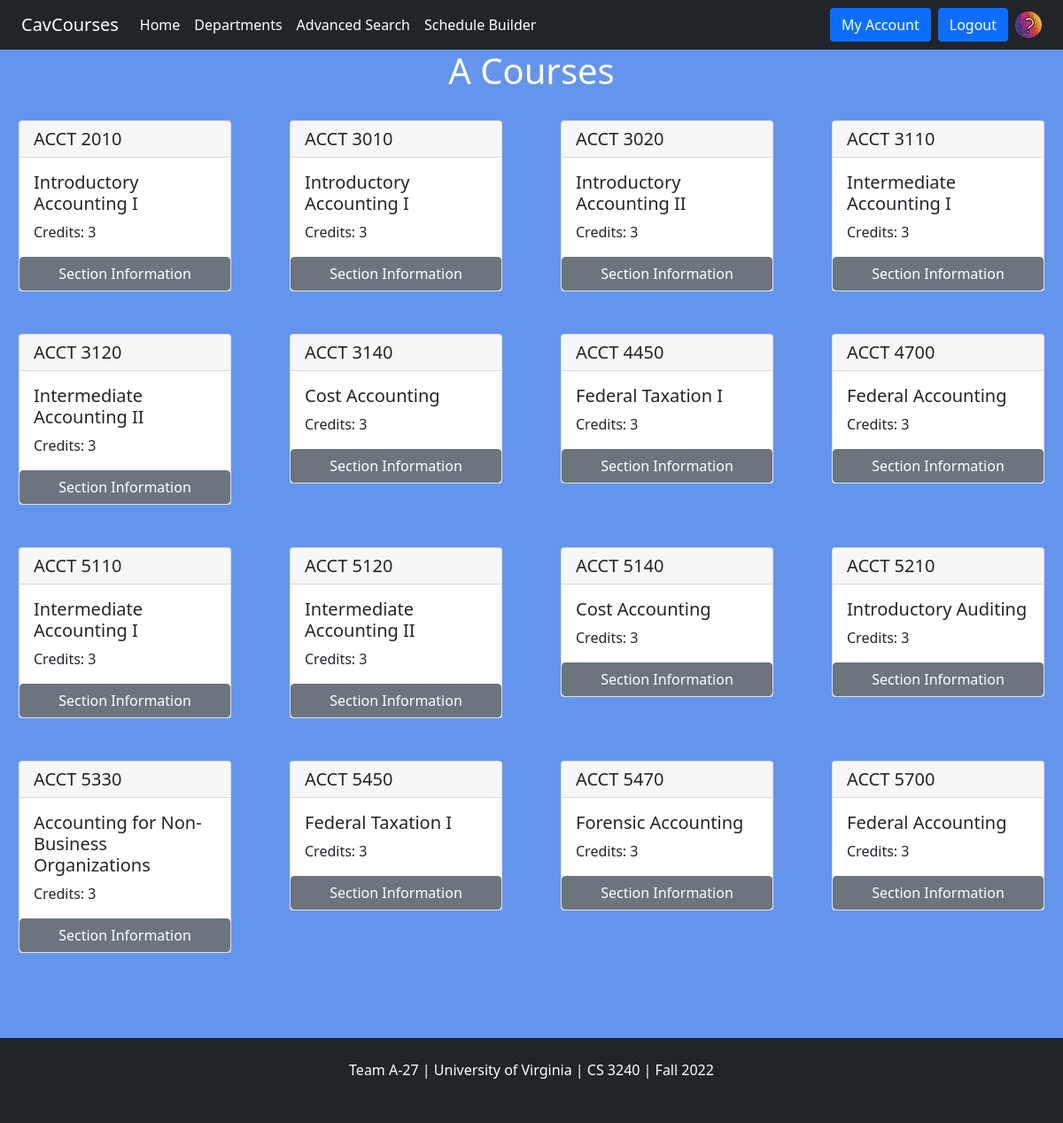
Page /list/ACCT/ (signed in) on the committed database.
### classlist/models.py (models this page shows, shortened)
class Account(models.Model):
    USERNAME_FIELD = models.CharField(max_length=150, default="User") # something was demanding this be USERNAME_FIELD instead of username
    first_name = models.CharField(max_length=150, blank=True, default="User") # blank=True means that it is optional
    last_name = models.CharField(max_length=150, blank=True, default="Name")
    email = models.EmailField(max_length=150, default="none@gmail.com")
    last_login = models.DateTimeField('last date logged in', default=timezone.now)
    date_joined = models.DateTimeField('date joined', default=timezone.now)
    is_authenticated = models.BooleanField(default=True)
    is_anonymous = models.BooleanField(default=False)
    avatar = models.URLField(default='/static/classlist/default_account_image.png')
    account_created = models.BooleanField(default=False) # currently not used
    friends = models.ManyToManyField("Account", related_name='my_friends', blank=True)
    major = models.CharField(max_length=100, default=True)
    FIRST_YEAR = 1
    SECOND_YEAR = 2
    THIRD_YEAR = 3
    FOURTH_YEAR = 4
    OTHER = 5
    YEAR_IN_SCHOOL_CHOICES = [
        (FIRST_YEAR, 'First year'),
        (SECOND_YEAR, 'Second year'),
        (THIRD_YEAR, 'Third year'),
        (FOURTH_YEAR, 'Fourth year'),
        (OTHER, 'Other')
    ]
    year = models.IntegerField(choices=YEAR_IN_SCHOOL_CHOICES,default=OTHER)

class Course(models.Model):
    last_updated = models.DateTimeField('date updated', default=timezone.now)
    catalog_number = models.CharField(max_length=100)
    semester_code = models.IntegerField(default=0) # ex. 1228
    title = models.CharField(max_length=200, blank=True)
    description = models.CharField(max_length=200, blank=True) # Introduction to Information Technology,
    units = models.CharField(max_length=100, blank=True) # 3, number of credits
    department = models.ForeignKey(Department, on_delete=models.CASCADE, default=Department.get_default_dept)
    subject = models.CharField(max_length = 100, blank=True)
    ordering = ['department', 'catalog_number']
    def __str__(self):
        return self.title # + str(self.catalog_number)

### classlist/views.py (the view)
# urls.py: path('list/<str:dept_abbr>/', views.load_dept_courses_from_db, name='get_courses_by_dept'),
def load_dept_courses_from_db(request, dept_abbr):
    template_name = "classlist/classes_by_dept.html"
    if Department.objects.filter(dept_abbr = dept_abbr).exists():
        dept = Department.objects.get(dept_abbr = dept_abbr)
        if (timezone.now() - dept.last_updated).days > 7:
            dept = update_courses_from_API(dept_abbr)
    else:
        dept = update_courses_from_API(dept_abbr)
    all_dept_courses = Course.objects.filter(subject = dept_abbr).order_by('department', 'catalog_number')
    if request.user.is_authenticated:
        context = {
            "dept": dept,
            "dept_abbr": dept_abbr,
            "dept_courses": all_dept_courses,
            'user': Account.objects.get(email=request.user.email),
        }
    else:
        context = {
            "dept": dept,
            "dept_abbr": dept_abbr,
            "dept_courses": all_dept_courses,
        }
    return render(request, template_name, context)

### classlist/models.py (called while the page is built)
    def __str__(self):
        return str(self.section_id) + ": " + str(self.section_number) + " - " + self.component

    def start_time_as_date_time(self):
        if self.start_time != "":
            start_time_split = self.start_time.split('.')
            return start_time_split[0] + ":" + start_time_split[1]
        return "00:00"

    def end_time_as_date_time(self):
        if self.end_time != "":
            end_time_split = self.end_time.split('.')
            return end_time_split[0] + ":" + end_time_split[1]
        return "00:00"

### classlist/views.py (called while the page is built)
@transaction.atomic
def update_courses_from_API(dept_abbr):
    if(Department.objects.filter(dept_abbr=dept_abbr).exists()):
        dept = Department.objects.get(dept_abbr=dept_abbr)
    else:
        dept = Department(dept_abbr=dept_abbr)
    return dept

### classlist/templates/classlist/classes_by_dept.html (shortened to what this page needs)
<html>
    {% extends "base.html" %}
    {% load bootstrap5 %}
{% block body %}
<div class="text-center" style="color:white">
  <h1>{{dept_abbr.0}} Courses</h1>
  <br>
</div>
<body>
    {% if dept_courses %}
        <div class = "row">
            {% for c in dept_courses %}
                <div class = "col-sm-3">
                    <div class="card-deck">
                        <div class="card mb-5 mx-auto" style="width:15rem">
                            <div id="accordion">
                                <h5 class="card-header" >{{c.title}}</h5>
                                    <div class="card-body">
                                        <h5 class="card-title">{{c.description}}</h6>
                                        <p class="card-text">Credits: {{c.units}}</p>
                                    </div>
                                    <button type="button" class="btn btn-secondary w-100" data-bs-toggle="collapse" data-bs-target="#card{{c.id}}">Section Information</button>
                            </div>
                        </div>
                    </div>
                </div>
            {% endfor %}
        </div>
    {% endif %}
</body>
{% endblock %}

### templates/base.html (shortened to what this page needs)
<html>
    {% load socialaccount %}
    {% load bootstrap5 %}
    {% bootstrap_css %}
    {% load static %}
    <link href="https://cdn.jsdelivr.net/npm/bootstrap@5.1.1/dist/css/bootstrap.min.css" rel="stylesheet">
    <header>
        <nav class="navbar navbar-expand-lg navbar-dark bg-dark">
            <div class="container-fluid">
              <a class="navbar-brand" href="#">CavCourses</a>
              <div class="collapse navbar-collapse" id="navbarSupportedContent">
                <ul class="navbar-nav me-auto mb-2 mb-lg-0">
                  <li class="nav-item">
                    <a class="nav-link active" aria-current="page" href="{% url 'home' %}">Home</a>
                  </li>
                  <li class="nav-item">
                    <a class="nav-link active" href="{% url 'list' %}">Departments</a>
                  </li>
                  <li class="nav-item">
                    <a class="nav-link active" href="{% url 'advanced_search' %}">Advanced Search</a>
                  </li>
                  {% if user.is_authenticated %}
                  <li class="nav-item">
                    <a class="nav-link active" href="{% url 'schedule' %}">Schedule Builder</a>
                  </li>
                  {% endif %}
                </ul>
                {% if user.is_authenticated %}
                  <a href="/classlist/my_account/" style="color:inherit">
                    <button class="btn me-2 btn-primary" type="button" role="button"> My Account </button>
                  </a>
                  <a href="/classlist/accounts/logout" style="color:inherit">
                    <button class="btn me-2 btn-primary" type="button" role="button">
                       Logout </button>
                    </a>
                  <img src="{{user.avatar}}" class="rounded-circle" height="30" width="30">
                {% else %}
                  <a href="/classlist/accounts/google/login/?process=login" style="color:inherit">
                    <button class="btn me-2 btn-primary" type="" color="#fff" role="button"> Login </button>
                  </a>
                {% endif %}
              </div>
            </div>
        </nav>
    </header>
    {% block body %}
    {% endblock%}
    <body style="background-color: cornflowerblue"></body>
    <footer class="bg-dark text-center text-white mt-5">
        <div class="container p-4 me-auto">
        <section class="mb-4">
            <p>
            Team A-27 | University of Virginia | CS 3240 | Fall 2022
            </p>
        </section>
        </div>
    </footer>
</html>

### rows in the picture
Account: avatar (placeholder picture)
Course: title "ACCT 2010", description "Introductory Accounting I", units "3"
Course: title "ACCT 3010", description "Introductory Accounting I", units "3"
Course: title "ACCT 3020", description "Introductory Accounting II", units "3"
Course: title "ACCT 3110", description "Intermediate Accounting I", units "3"
Course: title "ACCT 3120", description "Intermediate Accounting II", units "3"
Course: title "ACCT 3140", description "Cost Accounting", units "3"
Course: title "ACCT 4450", description "Federal Taxation I", units "3"
Course: title "ACCT 4700", description "Federal Accounting", units "3"
Course: title "ACCT 5110", description "Intermediate Accounting I", units "3"
Course: title "ACCT 5120", description "Intermediate Accounting II", units "3"
Course: title "ACCT 5140", description "Cost Accounting", units "3"
Course: title "ACCT 5210", description "Introductory Auditing", units "3"
Course: title "ACCT 5330", description "Accounting for Non-Business Organizations", units "3"
Course: title "ACCT 5450", description "Federal Taxation I", units "3"
Course: title "ACCT 5470", description "Forensic Accounting", units "3"
Course: title "ACCT 5700", description "Federal Accounting", units "3"

### other values in the picture
{{ dept_abbr.0 }} "A"
